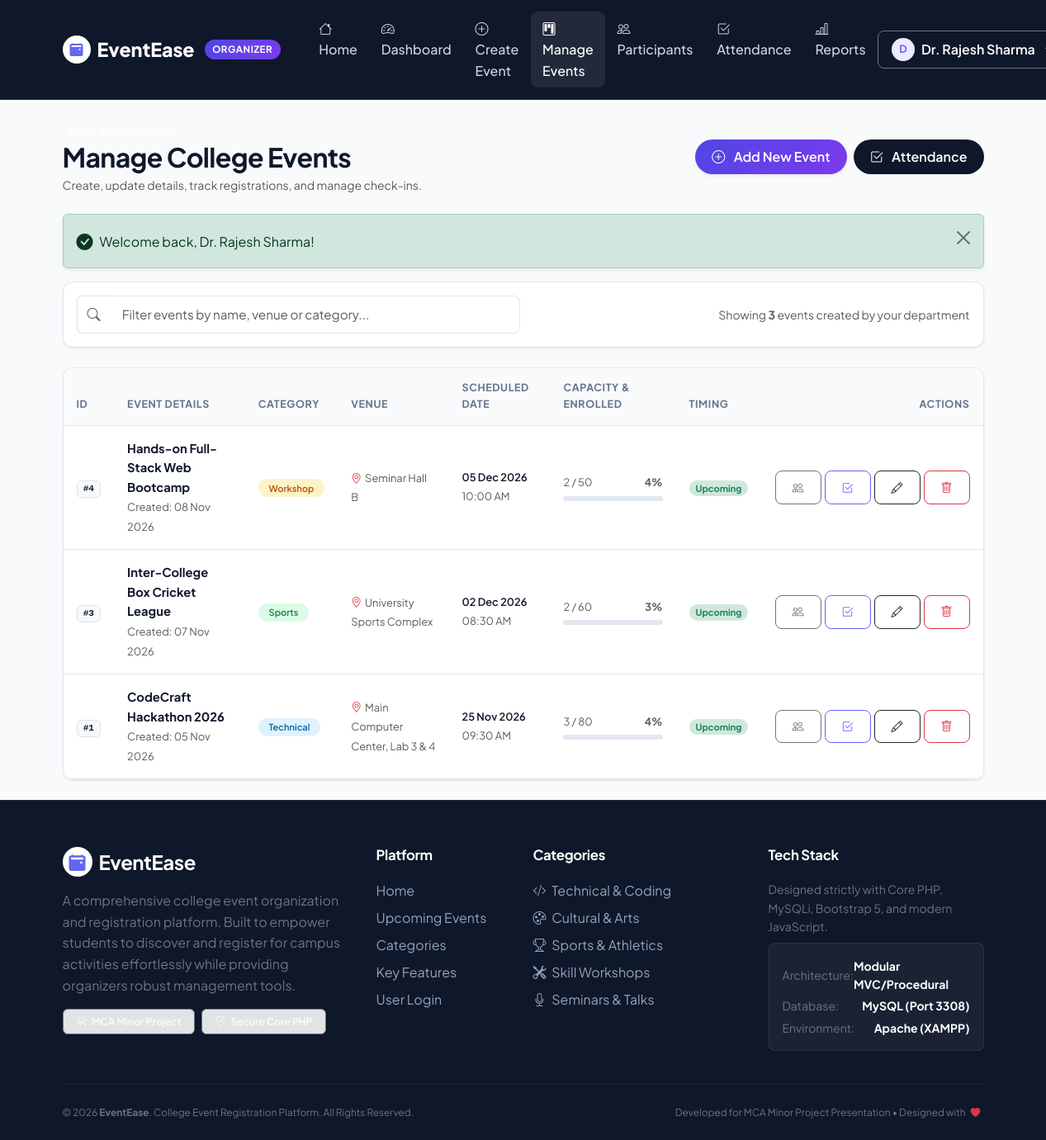
The page /organizer/manage_events.php (signed in) on the database its author committed.
### tables this page shows
CREATE TABLE `events` (
  `event_id` INT(11) NOT NULL AUTO_INCREMENT,
  `organizer_id` INT(11) NOT NULL,
  `event_name` VARCHAR(150) NOT NULL,
  `description` TEXT DEFAULT NULL,
  `category` VARCHAR(50) NOT NULL DEFAULT 'General',
  `venue` VARCHAR(150) NOT NULL,
  `event_date` DATETIME NOT NULL,
  `capacity` INT(11) NOT NULL,
  `created_at` TIMESTAMP NOT NULL DEFAULT CURRENT_TIMESTAMP,
  PRIMARY KEY (`event_id`),
  KEY `idx_events_organizer` (`organizer_id`),
  KEY `idx_events_date` (`event_date`),
  KEY `idx_events_category` (`category`),
  CONSTRAINT `fk_events_organizer` FOREIGN KEY (`organizer_id`) REFERENCES `users` (`user_id`) ON DELETE CASCADE ON UPDATE CASCADE
);

### organizer/manage_events.php (the view, shortened to what this page needs)
<?php
require_once __DIR__ . "/../includes/auth.php";
$organizer_id = current_user_id();
$query = "
    SELECT
        e.*,
        COUNT(CASE WHEN r.status IN ('registered', 'attended') THEN 1 END) AS enrolled_count,
        COUNT(CASE WHEN r.status = 'attended' THEN 1 END) AS attended_count
    FROM events e
    LEFT JOIN registrations r ON e.event_id = r.event_id
    WHERE e.organizer_id = ?
    GROUP BY e.event_id
    ORDER BY e.event_date DESC
";
$stmt = mysqli_prepare($conn, $query);
mysqli_stmt_bind_param($stmt, "i", $organizer_id);
mysqli_stmt_execute($stmt);
$events = mysqli_stmt_get_result($stmt);
require_once __DIR__ . "/../includes/header.php";
?>
<div class="container py-4">
    <div class="d-flex flex-column flex-md-row justify-content-between align-items-md-center mb-4">
        <div>
            <span class="badge bg-purple text-white px-2 py-1 rounded-pill small">Event Administration</span>
            <h2 class="fw-bold text-navy mb-1">Manage College Events</h2>
            <p class="text-muted small mb-0">Create, update details, track registrations, and manage check-ins.</p>
        </div>
        <div class="mt-3 mt-md-0 d-flex gap-2">
            <a href="add_event.php" class="btn btn-primary rounded-pill shadow-sm">
                <i class="bi bi-plus-circle me-1"></i> Add New Event
            </a>
            <a href="attendance.php" class="btn btn-navy rounded-pill">
                <i class="bi bi-check2-square me-1"></i> Attendance
            </a>
        </div>
    </div>
    <?php display_flash_message(); ?>
    <div class="card-modern p-3 mb-4">
        <div class="row g-2 align-items-center">
            <div class="col-md-6">
                <div class="input-group">
                    <span class="input-group-text bg-white border-end-0 text-muted"><i class="bi bi-search"></i></span>
                    <input type="text" class="form-control border-start-0" placeholder="Filter events by name, venue or category..." data-filter-target="#manageEventsTable" data-filter-item="tbody tr">
                </div>
            </div>
            <div class="col-md-6 text-md-end text-muted small">
                Showing <strong><?php echo mysqli_num_rows($events); ?></strong> events created by your department
            </div>
        </div>
    </div>
    <div class="card-modern overflow-hidden">
        <div class="table-responsive">
            <table class="table table-modern align-middle mb-0" id="manageEventsTable">
                <thead>
                    <tr>
                        <th>ID</th>
                        <th>Event Details</th>
                        <th>Category</th>
                        <th>Venue</th>
                        <th>Scheduled Date</th>
                        <th>Capacity & Enrolled</th>
                        <th>Timing</th>
                        <th class="text-end">Actions</th>
                    </tr>
                </thead>
                <tbody>
                    <?php if (mysqli_num_rows($events) > 0): ?>
                        <?php while ($ev = mysqli_fetch_assoc($events)):
                            $cap = (int)$ev['capacity'];
                            $enrolled = (int)$ev['enrolled_count'];
                            $pct = ($cap > 0) ? min(100, round(($enrolled / $cap) * 100)) : 0;
                            $is_past = (strtotime($ev['event_date']) <= time());
                        ?>
                            <tr>
                                <td>
                                    <span class="badge bg-light text-navy border font-monospace">
                                        #<?php echo $ev['event_id']; ?>
                                    </span>
                                </td>
                                <td>
                                    <a href="../student/event_details.php?id=<?php echo $ev['event_id']; ?>" class="fw-bold text-navy text-decoration-none d-block">
                                        <?php echo htmlspecialchars($ev['event_name']); ?>
                                    </a>
                                    <small class="text-muted">Created: <?php echo date("d M Y", strtotime($ev['created_at'])); ?></small>
                                </td>
                                <td>
                                    <?php echo get_category_badge($ev['category']); ?>
                                </td>
                                <td>
                                    <span class="small text-muted"><i class="bi bi-geo-alt me-1 text-danger"></i><?php echo htmlspecialchars($ev['venue']); ?></span>
                                </td>
                                <td>
                                    <div class="small fw-semibold text-navy"><?php echo format_event_date_short($ev['event_date']); ?></div>
                                    <small class="text-muted"><?php echo date("h:i A", strtotime($ev['event_date'])); ?></small>
                                </td>
                                <td style="min-width: 140px;">
                                    <div class="d-flex justify-content-between small text-muted mb-1">
                                        <span><?php echo $enrolled; ?> / <?php echo $cap; ?></span>
                                        <span class="fw-bold"><?php echo $pct; ?>%</span>
                                    </div>
                                    <div class="capacity-progress">
                                    </div>
                                </td>
                                <td>
                                    <?php if ($is_past): ?>
                                        <span class="badge bg-secondary-subtle text-secondary rounded-pill px-2 py-1">Past</span>
                                    <?php else: ?>
                                        <span class="badge bg-success-subtle text-success rounded-pill px-2 py-1">Upcoming</span>
                                    <?php endif; ?>
                                </td>
                                <td class="text-end">
                                    <div class="d-inline-flex gap-1">
                                        <a href="participants.php?event_id=<?php echo $ev['event_id']; ?>" class="btn btn-outline-secondary btn-sm" title="View Enrolled Students (<?php echo $enrolled; ?>)">
                                            <i class="bi bi-people"></i>
                                        </a>
                                        <a href="attendance.php?event_id=<?php echo $ev['event_id']; ?>" class="btn btn-outline-primary btn-sm" title="Mark Attendance">
                                            <i class="bi bi-check2-square"></i>
                                        </a>
                                        <a href="edit_event.php?id=<?php echo $ev['event_id']; ?>" class="btn btn-outline-dark btn-sm" title="Edit Event Details">
                                            <i class="bi bi-pencil"></i>
                                        </a>
                                        <form method="POST" action="delete_event.php" class="d-inline" onsubmit="return confirm('Are you sure you want to delete event \'<?php echo addslashes($ev['event_name']); ?>\'? This will also remove all registered student records.');">
                                            <button type="submit" class="btn btn-outline-danger btn-sm" title="Delete Event">
                                                <i class="bi bi-trash"></i>
                                            </button>
                                        </form>
                                    </div>
                                </td>
                            </tr>
                        <?php endwhile; ?>
                    <?php endif; ?>
                </tbody>
            </table>
        </div>
    </div>
</div>
<?php
require_once __DIR__ . "/../includes/footer.php";
?>

### includes/auth.php (shortened to what this page needs)
<?php
function current_user_id() {
    return $_SESSION['user_id'] ?? null;
}
function display_flash_message() {
    if (isset($_SESSION['flash_message'])) {
        $type = htmlspecialchars($_SESSION['flash_message']['type']);
        $text = htmlspecialchars($_SESSION['flash_message']['text']);
        $icon = 'bi-info-circle';
        if ($type === 'success') $icon = 'bi-check-circle-fill';
        echo "
        <div class='alert alert-{$type} alert-dismissible fade show d-flex align-items-center shadow-sm' role='alert'>
            <i class='bi {$icon} me-2 fs-5'></i>
            <div>{$text}</div>
            <button type='button' class='btn-close' data-bs-dismiss='alert' aria-label='Close'></button>
        </div>";
    }
}
function format_event_date_short($datetime) {
    $timestamp = strtotime($datetime);
    return date("d M Y", $timestamp);
}
function get_category_badge($category) {
    $colors = [
        'Technical' => 'badge-cat-tech',
        'Cultural'  => 'badge-cat-cult',
        'Sports'    => 'badge-cat-sport',
        'Workshop'  => 'badge-cat-work',
        'Seminar'   => 'badge-cat-sem',
        'Academic'  => 'badge-cat-acad'
    ];
    $cls = $colors[$category] ?? 'badge-cat-gen';
    return "<span class='badge {$cls}'>" . htmlspecialchars($category) . "</span>";
}

### assets/css/style.css (style rules this page uses)
:root { --primary-navy: #0f172a; --secondary-navy: #1e293b; --navy-light: #334155; --accent-purple: #6366f1; --accent-purple-hover: #4f46e5; --accent-purple-light: #ede9fe; --accent-gradient: linear-gradient(135deg, #4f46e5 0%, #7c3aed 100%); --navy-gradient: linear-gradient(135deg, #0f172a 0%, #1e293b 100%); --hero-gradient: linear-gradient(135deg, #0b132b 0%, #1c2541 60%, #3a0ca3 100%); --card-bg: #ffffff; --body-bg: #f8fafc; --border-color: #e2e8f0; --text-main: #1e293b; --text-muted: #64748b; --shadow-sm: 0 1px 3px rgba(0, 0, 0, 0.05), 0 1px 2px rgba(0, 0, 0, 0.03); --shadow-md: 0 4px 6px -1px rgba(0, 0, 0, 0.06), 0 2px 4px -2px rgba(0, 0, 0, 0.04); --shadow-lg: 0 10px 25px -5px rgba(0, 0, 0, 0.08), 0 8px 10px -6px rgba(0, 0, 0, 0.04); --shadow-glow: 0 10px 25px -5px rgba(99, 102, 241, 0.35); --radius-sm: 8px; --radius-md: 12px; --radius-lg: 18px; --radius-full: 9999px; --transition: all 0.25s cubic-bezier(0.4, 0, 0.2, 1); }
* { box-sizing: border-box; }
body { font-family: 'Plus Jakarta Sans', -apple-system, BlinkMacSystemFont, 'Segoe UI', Roboto, sans-serif; background-color: var(--body-bg); color: var(--text-main); min-height: 100vh; display: flex; flex-direction: column; margin: 0; line-height: 1.6; }
h1, h2, h3, h4, h5, h6 { font-weight: 700; color: var(--primary-navy); letter-spacing: -0.02em; }
.text-navy { color: var(--primary-navy) !important; }
.btn { font-weight: 600; border-radius: var(--radius-sm); padding: 0.55rem 1.25rem; transition: var(--transition); display: inline-flex; align-items: center; justify-content: center; gap: 0.4rem; }
.btn-primary { background: var(--accent-gradient); border: none; color: #ffffff; box-shadow: 0 4px 12px rgba(99, 102, 241, 0.25); }
.btn-outline-primary { border-color: var(--accent-purple); color: var(--accent-purple); }
.btn-navy { background-color: var(--primary-navy); color: #ffffff; border: none; }
.card-modern { background: var(--card-bg); border: 1px solid var(--border-color); border-radius: var(--radius-md); box-shadow: var(--shadow-sm); transition: var(--transition); }
.badge-cat-tech { background-color: #e0f2fe; color: #0369a1; font-weight: 600; border-radius: var(--radius-full); padding: 0.35rem 0.8rem; }
.badge-cat-sport { background-color: #dcfce7; color: #15803d; font-weight: 600; border-radius: var(--radius-full); padding: 0.35rem 0.8rem; }
.badge-cat-work { background-color: #fef3c7; color: #b45309; font-weight: 600; border-radius: var(--radius-full); padding: 0.35rem 0.8rem; }
.capacity-progress { height: 6px; border-radius: 9999px; background-color: #e2e8f0; margin-top: 0.35rem; overflow: hidden; }
.form-control, .form-select { border-radius: var(--radius-sm); border: 1px solid var(--border-color); padding: 0.65rem 0.95rem; font-size: 0.95rem; transition: var(--transition); }
.table-modern { width: 100%; margin-bottom: 0; }
.table-modern thead th { background-color: #f8fafc; color: var(--text-muted); font-size: 0.78rem; font-weight: 700; text-transform: uppercase; letter-spacing: 0.05em; padding: 0.9rem 1rem; border-bottom: 1px solid var(--border-color); }
.table-modern tbody td { padding: 1rem; vertical-align: middle; border-bottom: 1px solid var(--border-color); font-size: 0.92rem; }

### rows shown on the page
events: event_id "4", event_name "Hands-on Full-Stack Web Bootcamp", created_at "08 Nov 2026", category "Workshop", venue "Seminar Hall B", event_date "05 Dec 2026", event_date "10:00 AM", enrolled "2", capacity "50", pct "4", shows "Upcoming"
events: event_id "3", event_name "Inter-College Box Cricket League", created_at "07 Nov 2026", category "Sports", venue "University Sports Complex", event_date "02 Dec 2026", event_date "08:30 AM", enrolled "2", capacity "60", pct "3", shows "Upcoming"
events: event_id "1", event_name "CodeCraft Hackathon 2026", created_at "05 Nov 2026", category "Technical", venue "Main Computer Center, Lab 3 & 4", event_date "25 Nov 2026", event_date "09:30 AM", enrolled "3", capacity "80", pct "4", shows "Upcoming"

### other values the page prints
$user_role "ORGANIZER"
substr($user_name, 0, 1) "D"
$user_name "Dr. Rajesh Sharma"
$text "Welcome back, Dr. Rajesh Sharma!"
mysqli_num_rows($events) "3"
$port "3308"
